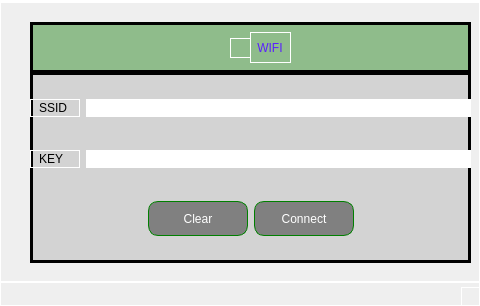
<?xml version="1.0" encoding="UTF-8"?>
<ui version="4.0">
 <class>MainWindow</class>
 <widget class="QMainWindow" name="MainWindow">
  <property name="geometry">
   <rect>
    <x>0</x>
    <y>0</y>
    <width>480</width>
    <height>306</height>
   </rect>
  </property>
  <property name="windowTitle">
   <string>MainWindow</string>
  </property>
  <property name="styleSheet">
   <string notr="true">

* {
     background: qradialgradient(cx: 0.3, cy: -0.4, fx: 0.3, fy:
-0.4, radius: 1.35, stop: 0 #fff, stop: 1 #888);
     color: rgb(90, 30, 255);
     border: 1px solid #ffffff;
}

QPushButton
 {
color: blue;
border: 2px solid blue;
border-radius: 10px;
padding: 0 8px;
background:orange;
}

QPushButton#pushButton_2
{
border:2px solid gray;
border-radius:10px;
padding: 0 8px;
background: white;
color: silver;
}

QPushButton#pushButton
{
border:2px solid orange;
border-radius:10px;
padding: 0 5px;
background: white;
color: crimson;
}
</string>
  </property>
  <widget class="QWidget" name="centralwidget">
   <property name="styleSheet">
    <string notr="true">QcentralWidget
 {
 background-color: #FF0A0A;
}</string>
   </property>
   <widget class="QLabel" name="label_4">
    <property name="geometry">
     <rect>
      <x>230</x>
      <y>36</y>
      <width>21</width>
      <height>20</height>
     </rect>
    </property>
    <property name="styleSheet">
     <string notr="true">border-image: url(:/icons/wifi2.png);</string>
    </property>
    <property name="text">
     <string/>
    </property>
    <property name="pixmap">
     <pixmap resource="resource.qrc">:/icons/wifi2.png</pixmap>
    </property>
   </widget>
   <widget class="QWidget" name="ttlebox" native="true">
    <property name="geometry">
     <rect>
      <x>30</x>
      <y>20</y>
      <width>441</width>
      <height>51</height>
     </rect>
    </property>
    <property name="styleSheet">
     <string notr="true">#ttlebox { 
border: 3px solid;
background: #8FBC8B;
 }</string>
    </property>
    <layout class="QHBoxLayout" name="horizontalLayout_8"/>
   </widget>
   <widget class="QWidget" name="framex" native="true">
    <property name="geometry">
     <rect>
      <x>30</x>
      <y>70</y>
      <width>441</width>
      <height>191</height>
     </rect>
    </property>
    <property name="styleSheet">
     <string notr="true">#framex { 
border: 3px solid;
background: #D3D3D3;
 }</string>
    </property>
    <layout class="QVBoxLayout" name="verticalLayout_4">
     <item>
      <layout class="QHBoxLayout" name="horizontalLayout_5">
       <item>
        <widget class="QLabel" name="label">
         <property name="minimumSize">
          <size>
           <width>50</width>
           <height>0</height>
          </size>
         </property>
         <property name="maximumSize">
          <size>
           <width>500</width>
           <height>200</height>
          </size>
         </property>
         <property name="sizeIncrement">
          <size>
           <width>40</width>
           <height>10</height>
          </size>
         </property>
         <property name="styleSheet">
          <string notr="true">QLabel#label
{
 padding: 0 5px;
color: black;
}</string>
         </property>
         <property name="text">
          <string>SSID</string>
         </property>
        </widget>
       </item>
       <item>
        <widget class="QLineEdit" name="lineEdit">
         <property name="styleSheet">
          <string notr="true"/>
         </property>
        </widget>
       </item>
      </layout>
     </item>
     <item>
      <layout class="QHBoxLayout" name="horizontalLayout_6">
       <item>
        <widget class="QLabel" name="label_2">
         <property name="minimumSize">
          <size>
           <width>50</width>
           <height>0</height>
          </size>
         </property>
         <property name="styleSheet">
          <string notr="true">QLabel#label_2
 {
   padding: 0 5px;
color:black;
}</string>
         </property>
         <property name="text">
          <string>KEY</string>
         </property>
        </widget>
       </item>
       <item>
        <widget class="QLineEdit" name="lineEdit_2">
         <property name="enabled">
          <bool>true</bool>
         </property>
         <property name="inputMethodHints">
          <set>Qt::InputMethodHint::ImhDialableCharactersOnly|Qt::InputMethodHint::ImhHiddenText|Qt::InputMethodHint::ImhNoAutoUppercase|Qt::InputMethodHint::ImhNoPredictiveText|Qt::InputMethodHint::ImhSensitiveData</set>
         </property>
         <property name="text">
          <string/>
         </property>
         <property name="frame">
          <bool>true</bool>
         </property>
         <property name="echoMode">
          <enum>QLineEdit::EchoMode::Password</enum>
         </property>
        </widget>
       </item>
      </layout>
     </item>
     <item>
      <layout class="QHBoxLayout" name="horizontalLayout_7">
       <item alignment="Qt::AlignmentFlag::AlignRight">
        <widget class="QPushButton" name="pushButton">
         <property name="minimumSize">
          <size>
           <width>100</width>
           <height>10</height>
          </size>
         </property>
         <property name="maximumSize">
          <size>
           <width>167</width>
           <height>35</height>
          </size>
         </property>
         <property name="styleSheet">
          <string notr="true">QPushButton#pushButton
 {
padding: 0 20px;
background-color:	#808080;
color: white;
border: 1px solid green;
}

#pushButton:hover { background-color: #66c011; }</string>
         </property>
         <property name="text">
          <string>Clear</string>
         </property>
        </widget>
       </item>
       <item alignment="Qt::AlignmentFlag::AlignLeft">
        <widget class="QPushButton" name="pushButton_2">
         <property name="enabled">
          <bool>true</bool>
         </property>
         <property name="minimumSize">
          <size>
           <width>100</width>
           <height>0</height>
          </size>
         </property>
         <property name="maximumSize">
          <size>
           <width>167</width>
           <height>35</height>
          </size>
         </property>
         <property name="styleSheet">
          <string notr="true">QPushButton#pushButton_2
 {
  border: 1px solid green;
 padding: 0 10px;
background:	#808080;
color: white;
 
}

#pushButton_2:hover { background-color: #66c011; }</string>
         </property>
         <property name="text">
          <string>Connect</string>
         </property>
        </widget>
       </item>
      </layout>
     </item>
    </layout>
   </widget>
   <widget class="QLabel" name="label_5">
    <property name="geometry">
     <rect>
      <x>250</x>
      <y>30</y>
      <width>41</width>
      <height>31</height>
     </rect>
    </property>
    <property name="styleSheet">
     <string notr="true"/>
    </property>
    <property name="text">
     <string> WIFI</string>
    </property>
    <property name="pixmap">
     <pixmap resource="resource.qrc">:/icons/wifi2.png</pixmap>
    </property>
   </widget>
   <zorder>framex</zorder>
   <zorder>ttlebox</zorder>
   <zorder>label_4</zorder>
   <zorder>label_5</zorder>
  </widget>
  <widget class="QMenuBar" name="menubar">
   <property name="geometry">
    <rect>
     <x>0</x>
     <y>0</y>
     <width>480</width>
     <height>22</height>
    </rect>
   </property>
  </widget>
  <widget class="QStatusBar" name="statusbar"/>
 </widget>
 <resources>
  <include location="resource.qrc"/>
 </resources>
 <connections/>
</ui>
